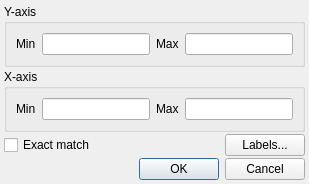
<?xml version="1.0" encoding="UTF-8"?>
<ui version="4.0">
 <class>CScaleDlg</class>
 <widget class="QDialog" name="CScaleDlg">
  <property name="geometry">
   <rect>
    <x>0</x>
    <y>0</y>
    <width>364</width>
    <height>232</height>
   </rect>
  </property>
  <property name="sizePolicy">
   <sizepolicy hsizetype="Fixed" vsizetype="Fixed">
    <horstretch>0</horstretch>
    <verstretch>0</verstretch>
   </sizepolicy>
  </property>
  <property name="windowTitle">
   <string>Plot Scale Setup</string>
  </property>
  <layout class="QVBoxLayout" name="verticalLayout">
   <property name="spacing">
    <number>2</number>
   </property>
   <property name="sizeConstraint">
    <enum>QLayout::SetFixedSize</enum>
   </property>
   <property name="leftMargin">
    <number>4</number>
   </property>
   <property name="topMargin">
    <number>4</number>
   </property>
   <property name="rightMargin">
    <number>4</number>
   </property>
   <property name="bottomMargin">
    <number>4</number>
   </property>
   <item>
    <widget class="QGroupBox" name="yGroupBox">
     <property name="title">
      <string>Y-axis</string>
     </property>
     <layout class="QHBoxLayout" name="horizontalLayout">
      <item>
       <widget class="QLabel" name="yMinLbl">
        <property name="text">
         <string>Min</string>
        </property>
       </widget>
      </item>
      <item>
       <widget class="QLineEdit" name="yMinEdit"/>
      </item>
      <item>
       <widget class="QLabel" name="uMaxLbl">
        <property name="text">
         <string>Max</string>
        </property>
       </widget>
      </item>
      <item>
       <widget class="QLineEdit" name="yMaxEdit"/>
      </item>
     </layout>
    </widget>
   </item>
   <item>
    <widget class="QGroupBox" name="xGroupBox">
     <property name="title">
      <string>X-axis</string>
     </property>
     <layout class="QHBoxLayout" name="horizontalLayout_2">
      <item>
       <widget class="QLabel" name="xMinLbl">
        <property name="text">
         <string>Min</string>
        </property>
       </widget>
      </item>
      <item>
       <widget class="QLineEdit" name="xMinEdit"/>
      </item>
      <item>
       <widget class="QLabel" name="xMaxLbl">
        <property name="text">
         <string>Max</string>
        </property>
       </widget>
      </item>
      <item>
       <widget class="QLineEdit" name="xMaxEdit"/>
      </item>
     </layout>
    </widget>
   </item>
   <item>
    <layout class="QHBoxLayout" name="horizontalLayout_3">
     <item>
      <widget class="QCheckBox" name="exaMatchBox">
       <property name="text">
        <string>Exact match</string>
       </property>
      </widget>
     </item>
     <item>
      <spacer name="horizontalSpacer_2">
       <property name="orientation">
        <enum>Qt::Horizontal</enum>
       </property>
       <property name="sizeHint" stdset="0">
        <size>
         <width>40</width>
         <height>20</height>
        </size>
       </property>
      </spacer>
     </item>
     <item>
      <widget class="QPushButton" name="labelsBtn">
       <property name="text">
        <string>Labels...</string>
       </property>
      </widget>
     </item>
    </layout>
   </item>
   <item>
    <widget class="QDialogButtonBox" name="buttonBox">
     <property name="orientation">
      <enum>Qt::Horizontal</enum>
     </property>
     <property name="standardButtons">
      <set>QDialogButtonBox::Cancel|QDialogButtonBox::Ok</set>
     </property>
    </widget>
   </item>
  </layout>
 </widget>
 <resources/>
 <connections>
  <connection>
   <sender>buttonBox</sender>
   <signal>accepted()</signal>
   <receiver>CScaleDlg</receiver>
   <slot>accept()</slot>
   <hints>
    <hint type="sourcelabel">
     <x>248</x>
     <y>254</y>
    </hint>
    <hint type="destinationlabel">
     <x>157</x>
     <y>274</y>
    </hint>
   </hints>
  </connection>
  <connection>
   <sender>buttonBox</sender>
   <signal>rejected()</signal>
   <receiver>CScaleDlg</receiver>
   <slot>reject()</slot>
   <hints>
    <hint type="sourcelabel">
     <x>316</x>
     <y>260</y>
    </hint>
    <hint type="destinationlabel">
     <x>286</x>
     <y>274</y>
    </hint>
   </hints>
  </connection>
 </connections>
</ui>
